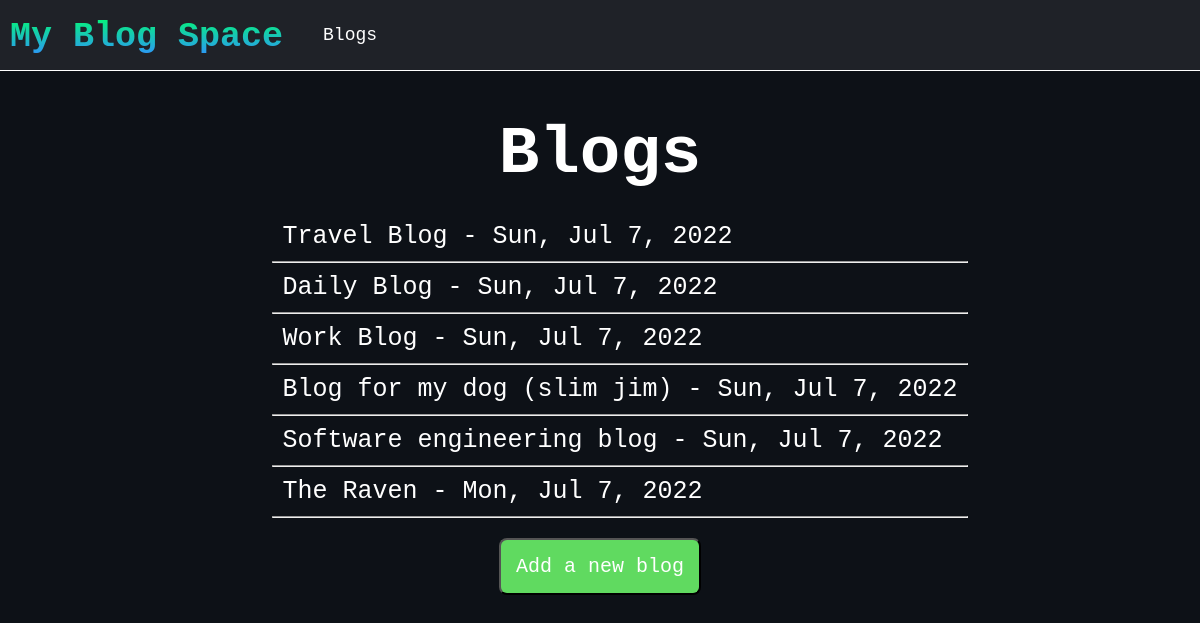
/blog/, run on an earlier commit of the app's database.
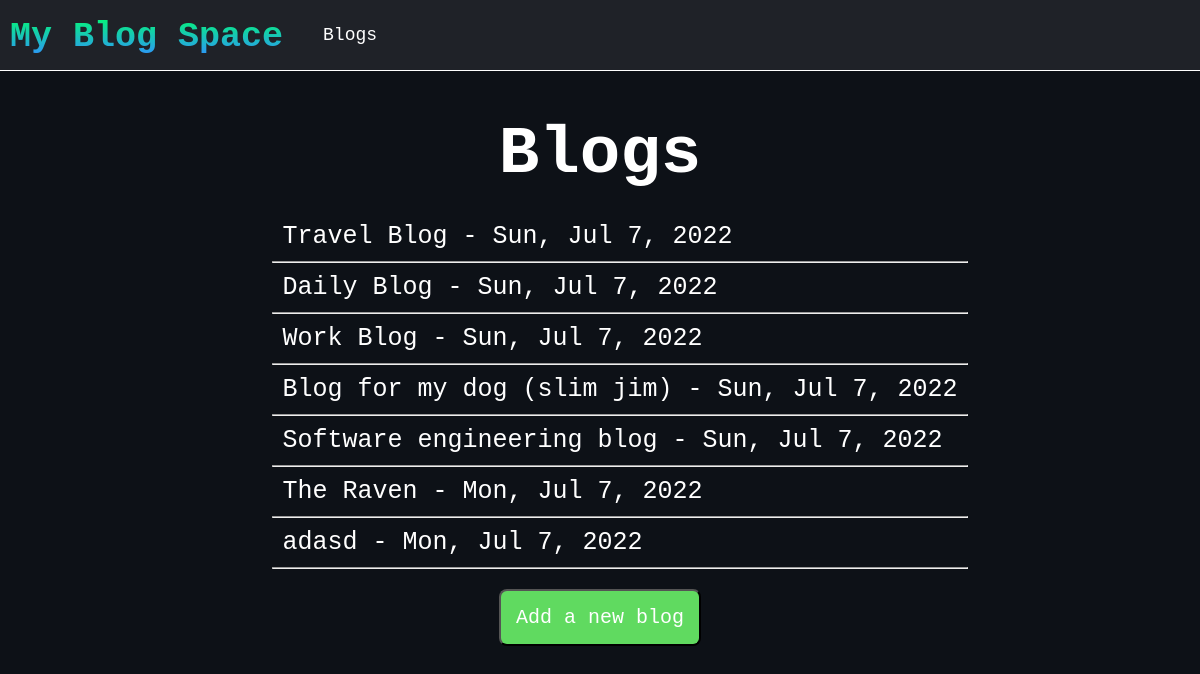
And on a later commit of the database.
### blog_posts/models.py (models this page shows)
class Blog(models.Model):
    title = models.CharField(max_length=100)
    date_added = models.DateTimeField(auto_now_add=True)
    def __str__(self):
        return self.title

### blog_posts/views.py (the view)
# urls.py: 2. Add a URL to urlpatterns:  path('blog/', include('blog.urls'))
def blog(request):
    blogs = Blog.objects.order_by('date_added')
    context = {'blogs':blogs}
    return render(request, 'blog_posts/blog.html', context)

### blog_posts/templates/blog_posts/blog.html (shortened to what this page needs)
{% extends 'blog_posts/base.html' %}
        {% block content %}
        <div class="section-title">
            <h2>Blogs</h2>
        </div>
        <div class="list-contents">
        {% for blog in blogs %}
        <div class="grid">
            <ul>
                <li><p><a href="{% url 'blog_posts:blog_entry' blog.id %}">{{ blog }} - {{ blog.date_added|date:'D, M n, Y' }}</a></p></li>
                <hr>
            </ul>
            {% empty %}
            <p>You have no blogs yet...</p>
        </div>
        {% endfor %}
            <div class="add-blog-btn">
                <button class="add"><a href="{% url 'blog_posts:add_blog' %}">Add a new blog<a></button>
            </div>
        </div>
        {% endblock content %}

What changed in the data, as far as the page shows it:
added Blog: title "adasd", date_added "Mon, Jul 7, 2022"
